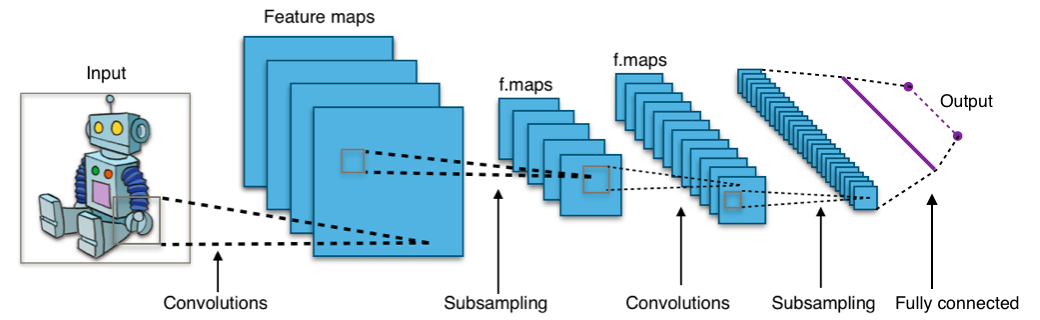
#> input picture talk/Typical_cnn.png, 1040 x 320 px, given as the content of the folder ../input/test/, which was not available
$ jupyter execute --allow-errors keras-cnn-starter-high-contrast.ipynb   (shell and % lines are left out)   (text cells are left out)
#> lines starting #> are read from the running program, lines starting #| are printed output that depends on the picture; pictures that were not available may be replaced by others from this repository, and a replacement may not be noted
[cell 1]
import gc
import os

import numpy as np
import pandas as pd
import progressbar

import matplotlib.pyplot as plt
import matplotlib.image as mplimg
from matplotlib.pyplot import imshow

from sklearn.preprocessing import LabelEncoder
from sklearn.preprocessing import OneHotEncoder

from keras import layers
from keras.preprocessing import image
from keras.applications.imagenet_utils import preprocess_input
from keras.layers import Input, Dense, Activation, BatchNormalization, Flatten, Conv2D
from keras.layers import AveragePooling2D, MaxPooling2D, Dropout
from keras.models import Model

import keras.backend as K
from keras.models import Sequential

import warnings
warnings.simplefilter("ignore", category=DeprecationWarning)

#> (a cell that did not finish here is left out)

[cell 3]
import cv2

# From https://stackoverflow.com/questions/39308030/how-do-i-increase-the-contrast-of-an-image-in-python-opencv#41075028
def increaseContrast(path):
    #-----Reading the image-----------------------------------------------------
#> called with path = '../input/test/Typical_cnn.png'
    img = cv2.imread(path, 1)
#> img is the input picture: shape (320, 1040, 3); mean B, G, R 235, 225.3, 205.3
    #-----Converting image to LAB Color model-----------------------------------
    lab = cv2.cvtColor(img, cv2.COLOR_BGR2LAB)
#> lab: shape (320, 1040, 3); mean of channels 0, 1, 2 225.5, 125.1, 121.4
    #-----Splitting the LAB image to different channels-------------------------
    l, a, b = cv2.split(lab)
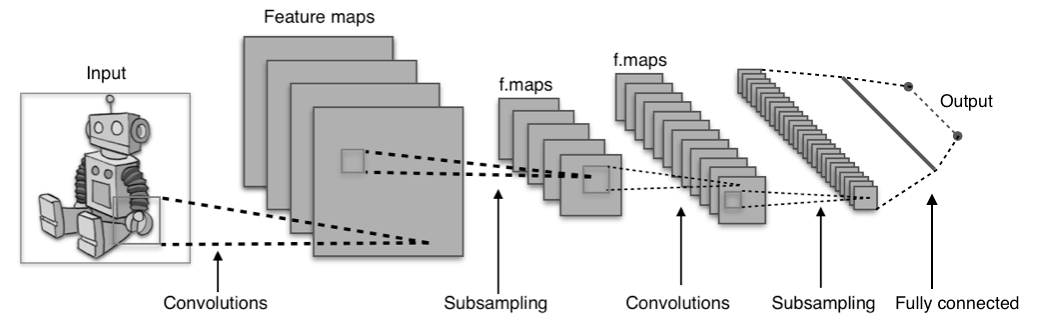
#> l: shape (320, 1040); min 0, max 255, mean 225.5
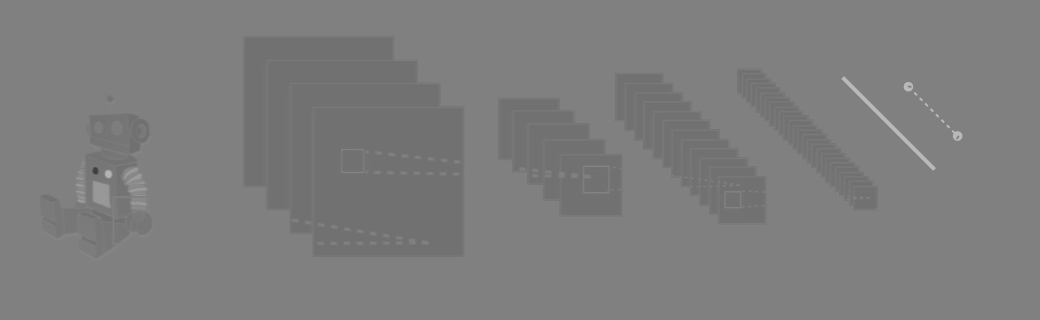
#> a: shape (320, 1040); min 62, max 185, mean 125.1
    #-----Applying CLAHE to L-channel-------------------------------------------
    clahe = cv2.createCLAHE(clipLimit=3.0, tileGridSize=(8,8))
    cl = clahe.apply(l)
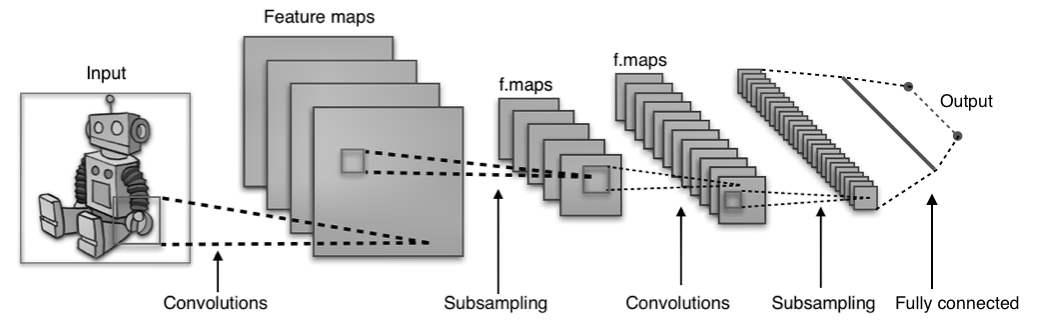
#> cl: shape (320, 1040); min 1, max 255, mean 222.4
    #-----Merge the CLAHE enhanced L-channel with the a and b channel-----------
    limg = cv2.merge((cl, cl, cl)) # (cl, a, b)
#> limg: shape (320, 1040, 3); mean of channels 0, 1, 2 222.4, 222.4, 222.4
    #-----Converting image from LAB Color model to RGB model--------------------
    final = limg #final = cv2.cvtColor(limg, cv2.COLOR_LAB2BGR)
    #-----Resize----------------------------------------------------------------
    resized = cv2.resize(final, dsize=(128, 128), interpolation=cv2.INTER_CUBIC)
#> resized: shape (128, 128, 3); mean of channels 0, 1, 2 222.5, 222.5, 222.5
    return resized
